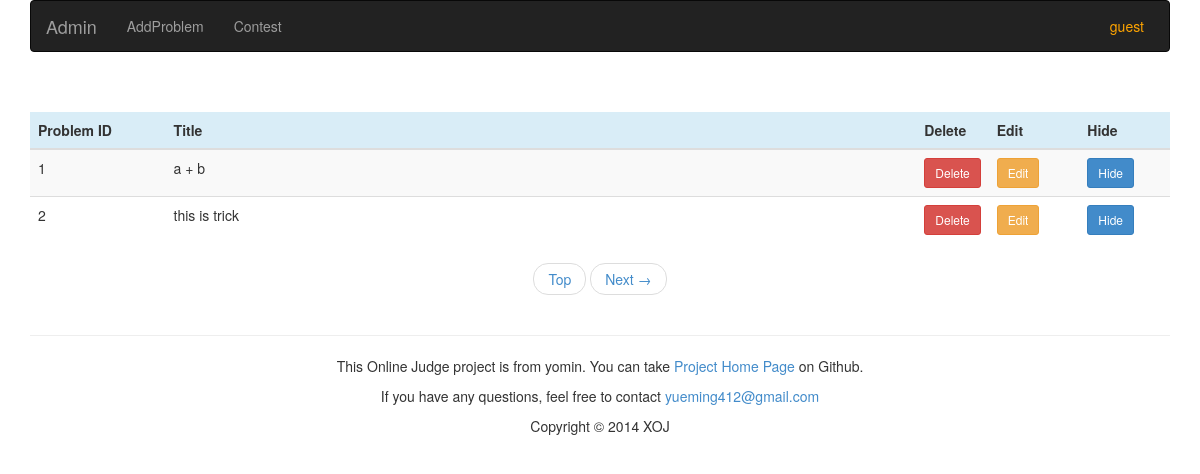
The page /admin/problemset/ (signed in) on the database as committed earlier.
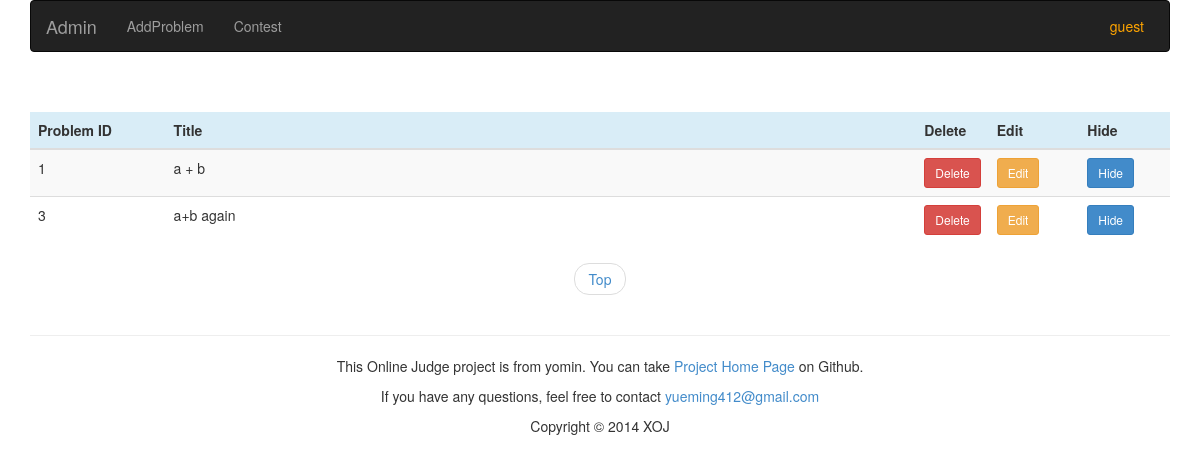
The same page on the database as committed later.
### appfile/models.py (models this page shows, shortened)
class Problem(db.Model):
    pid = db.Column(db.Integer, primary_key=True)
    title = db.Column(db.String(299))
    description = db.Column(db.Text)
    pinput = db.Column(db.Text)
    poutput = db.Column(db.Text)
    sinput = db.Column(db.Text)
    soutput = db.Column(db.Text)
    hint = db.Column(db.Text)
    time_limit = db.Column(db.Integer)
    memory_limit = db.Column(db.Integer)
    ac_count = db.Column(db.Integer, default = 0)
    submit_count = db.Column(db.Integer, default = 0)
    visable = db.Column(db.Boolean, default = True)

class User(db.Model):
    userid = db.Column(db.String(22), primary_key = True, unique = True)
    nickname = db.Column(db.String(22),unique = True)
    password = db.Column(db.String(100),unique = True)
    is_admin = db.Column(db.Boolean)
    ac_count = db.Column(db.Integer, default = 0)
    submit_count = db.Column(db.Integer, default = 0)
    def is_authenticated(self):
        return True

### appfile/views.py (the view)
@app.route('/admin/problemset/')
@app.route('/admin/problemset/page=<int:page>')
@admin_required
def admin_problemset(page = 1):
    problem_list = Problem.query.order_by(Problem.pid).paginate(page, MAX_PROBLEM_NUM_ONE_PAGE, False)
    return render_template('admin_problemset.html', page = page, problem_list = problem_list)

### appfile/views.py (called while the page is built)
def admin_required(func):
    @wraps(func)
    def check(*args, **kw):
        if current_user.is_authenticated() and current_user.is_admin:
            return func(*args,**kw)
        else:
            return PERMISSION_ERROR
    return check

@login_manager.user_loader
def load_user(userid):
    return User.query.get(userid)

@app.before_request
def before_request():
    g.user = current_user
    if g.user.is_authenticated():
        g.url = url_for('userinfo',userid = g.user.userid)

### appfile/templates/admin_problemset.html (shortened to what this page needs)
{% extends "admin_base.html" %}
{% block content %}
<br><br>
<div class="container">
    <table class="table table-striped table-hover">
        <thead>
            <tr class="info">
                <th id="ps_pid">Problem ID</th>
                <th id="ps_title">Title</th>
                <th>Delete</th>
                <th id="ps_ac">Edit</th>
                <th id="ps_submit">Hide</th>
            </tr>
        </thead>
        <tbody>
            {% for problem in problem_list.items %}
            <tr>
                <td>{{ problem.pid }}</td>
                <td align="left">{{ problem.title }}</td>
                <td>
                    <a href={{ url_for('admin_delete_problem', pid=problem.pid) }} class="btn btn-danger btn-sm"> Delete </a>
                </td>
                <td>
                    <a href={{ url_for('admin_edit_problem', pid=problem.pid) }} class="btn btn-warning btn-sm"> Edit </a>
                </td>
                {% if problem.visable %}
                <td>
                    <a href={{ url_for('admin_hide_problem', pid = problem.pid) }} class="btn btn-primary btn-sm"> Hide </a>
                </td>
                {% else %}
                <td>
                    <a href={{ url_for('admin_display_problem',pid = problem.pid) }} class="btn btn-primary btn-sm"> Display </a>
                </td>
                {% endif %}
            </tr>
            {% endfor %}
        </tbody>
    </table>
    <ul class="pager">
        <li>
            <a href={{ url_for('admin_problemset') }}>Top</a>
        </li>
        {% if problem_list.has_next %}
        <li>
            <a href={{ url_for('admin_problemset', page = problem_list.next_num) }}>Next &rarr;</a>
        </li>
        {% endif %}
    </ul>
</div>
{% endblock %}

### appfile/templates/admin_base.html (shortened to what this page needs)
<!DOCTYPE html>
<html>
    <head>
        <link rel="stylesheet" type="text/css" href={{ url_for('static', filename='css/bootstrap.min.css') }}>
        <link rel="stylesheet" type="text/css" href={{ url_for('static', filename='css/style.css') }}>
    </head>
    <body>
        <div class="container">
            <nav class="navbar navbar-inverse" role="navigation">
                <div class="navbar-header">
                    <a class="navbar-brand" href={{ url_for('admin')}}>Admin</a>
                </div>
                <div class="collapse navbar-collapse" id="bs-example-navbar-collapse-1">
                    <ul class="nav navbar-nav">
                        <li>
                            <a href={{ url_for('admin_addproblem') }}>AddProblem</a>
                        </li>
                        <li>
                            <a href="/admin/">Contest</a>
                        </li>
                    </ul>
                    {% if g.user.is_authenticated() %}
                    <ul class="nav navbar-nav navbar-right">
                        <li class="dropdown">
                            <a class="dropdown-toggle" style="color:orange;margin-right: 10px" data-toggle="dropdown" href="#">
                                {{ g.user.userid }}
                            </a>
                        </li>
                    </ul>
                    {% else %}
                    <div class="navbar-form navbar-right">
                        <a href="/login/" class="btn btn-primary">Sign in</a>
                        <a href="/register/" class="btn btn-default">Sign up</a>
                    </div>
                    {% endif %}
                </div>
            </nav>
        </div>
        {% block content %}
        {% endblock %}
        <div class="container">
            <footer>
                <hr>
                <p class="text-center">
                    This Online Judge project is from yomin. You can take
                    <a href="http://github/Rominyue">Project Home Page</a>
                    on Github.
                </p>
                <p class="text-center">
                    If you have any questions, feel free to contact
                    <a href="mailto:someone@example.com">yueming412@gmail.com</a>
                </p>
                <p class="text-center">Copyright © 2014 XOJ</p>
            </footer>
        </div>
    </body>
</html>

Rows that differ between the two databases and show on the page:
removed Problem: pid "2", title "this is trick"
now on this page (row edited): User: user.userid "guest"
now on this page (row edited): Problem: pid "3", title "a+b again"
Other text that changed with them:
{{ g.user.userid }}: "guest" → (not shown)
text no longer shown: "Next →"
